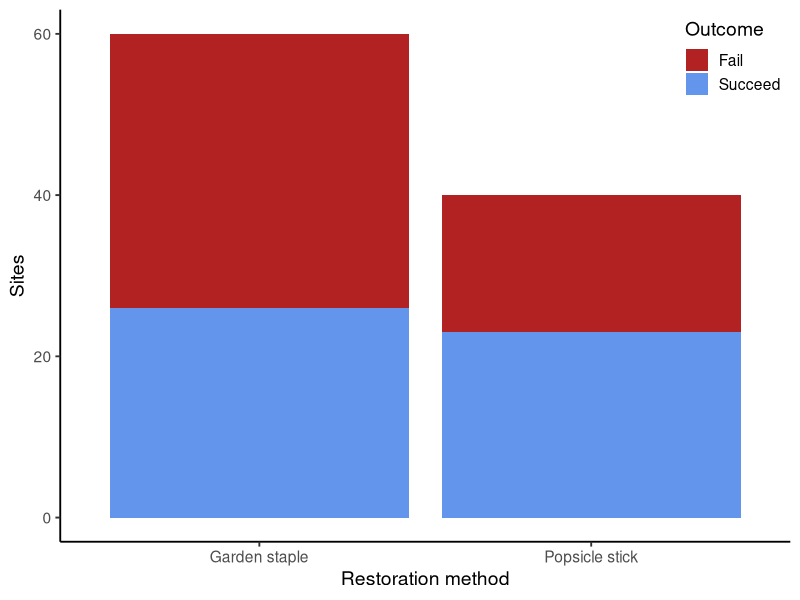
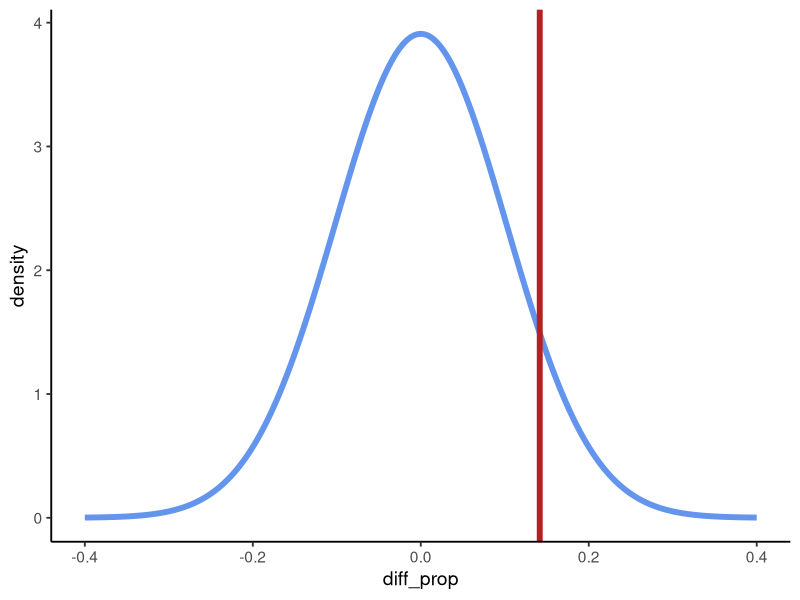

Reproduce these figures in R, in order.
## ---- chunk 1
#| output: false
library(tidyverse)
theme_set(theme_classic(14))
set.seed(123)
## ---- chunk 2
restoration <- read_csv("data_copy/eelgrass (1).csv",
                        show_col_types = FALSE)
ggplot(restoration, aes(treatment, fill = success_fct)) +
  geom_bar() +
  scale_fill_manual(values = c("firebrick", "cornflowerblue")) +
  labs(x = "Restoration method",
       y = "Sites",
       fill = "Outcome") +
  theme(legend.position = "inside",
        legend.position.inside = c(1, 1),
        legend.justification = c(1, 1))
## ---- chunk 3
success_props <- restoration %>% 
  group_by(treatment) %>% 
  summarize(prop_success = mean(success))

success_props

diff_props <- success_props[2,2] - success_props[1,2]

diff_props
diff_props <- 0.1416667
str(restoration)

## ---- chunk 4
# p_hat is the POOLED proportion, i.e. the overall proportion of success
p_hat <- sum(restoration$success) / nrow(restoration)

# n's are the number of observations in each treatment
# n1: number of garden staple observations
# n2: number of popsicle stick observations
n1 <- sum(restoration$treatment == "Garden staple")
n2 <- sum(restoration$treatment == "Popsicle stick")

se_p_hat <- sqrt(p_hat * (1 - p_hat) * (1 / n1 + 1 / n2))
## ---- chunk 5
null_dist <- tibble(
  diff_prop = seq(-0.4, 0.4, length.out = 1000),
  density = dnorm(diff_prop, mean = 0, sd = se_p_hat)
)
 
ggplot(null_dist, aes(diff_prop, density)) +
  geom_line(color = "cornflowerblue", linewidth = 2) +
  geom_vline(xintercept = diff_props, color = "firebrick", linewidth = 2)

## ---- chunk 6
p_val <- pnorm(diff_props, mean = 0, sd = se_p_hat, lower.tail = F)
p_val
## ---- chunk 7
# Calculate the proportions of the two treatments
# Let treatment 1 be "Garden staple"
p_hat1 <- mean(restoration$success[restoration$treatment == "Garden staple"])
# Let treatment 2 be "Popsicle stick"
p_hat2 <- mean(restoration$success[restoration$treatment == "Popsicle stick"])

# n1 and n2 remain the same from before

# Calculate standard error
se_diff_props <- sqrt(p_hat1 * (1 - p_hat1) / n1 + p_hat2 * (1 - p_hat2) / n2)
se_diff_props
## ---- chunk 8
# USe qnorm() for calculating the range the 95% confidence interval 
ci <- qnorm(c(0.025, 0.975), mean = diff_props, sd = se_diff_props)
ci
